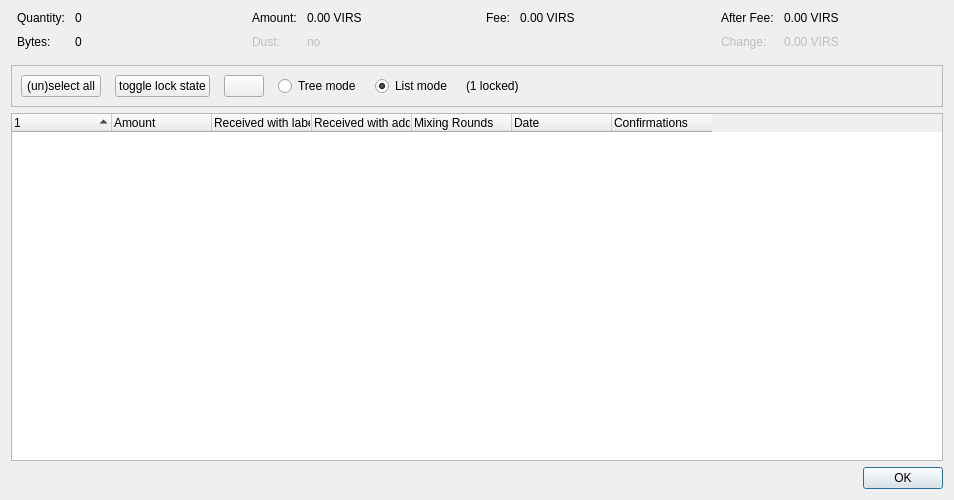
<?xml version="1.0" encoding="UTF-8"?>
<ui version="4.0">
 <class>CoinControlDialog</class>
 <widget class="QDialog" name="CoinControlDialog">
  <property name="geometry">
   <rect>
    <x>0</x>
    <y>0</y>
    <width>954</width>
    <height>500</height>
   </rect>
  </property>
  <property name="windowTitle">
   <string>Coin Selection</string>
  </property>
  <layout class="QVBoxLayout" name="verticalLayout">
   <item>
    <layout class="QHBoxLayout" name="horizontalLayoutTop" stretch="0,0,0,0">
     <property name="topMargin">
      <number>0</number>
     </property>
     <property name="bottomMargin">
      <number>10</number>
     </property>
     <item>
      <layout class="QFormLayout" name="formLayoutCoinControl1">
       <property name="horizontalSpacing">
        <number>10</number>
       </property>
       <property name="verticalSpacing">
        <number>10</number>
       </property>
       <property name="leftMargin">
        <number>6</number>
       </property>
       <property name="rightMargin">
        <number>6</number>
       </property>
       <item row="0" column="0">
        <widget class="QLabel" name="labelCoinControlQuantityText">
         <property name="text">
          <string>Quantity:</string>
         </property>
        </widget>
       </item>
       <item row="0" column="1">
        <widget class="QLabel" name="labelCoinControlQuantity">
         <property name="cursor">
          <cursorShape>IBeamCursor</cursorShape>
         </property>
         <property name="contextMenuPolicy">
          <enum>Qt::ActionsContextMenu</enum>
         </property>
         <property name="text">
          <string notr="true">0</string>
         </property>
         <property name="textInteractionFlags">
          <set>Qt::LinksAccessibleByMouse|Qt::TextSelectableByKeyboard|Qt::TextSelectableByMouse</set>
         </property>
        </widget>
       </item>
       <item row="1" column="0">
        <widget class="QLabel" name="labelCoinControlBytesText">
         <property name="text">
          <string>Bytes:</string>
         </property>
        </widget>
       </item>
       <item row="1" column="1">
        <widget class="QLabel" name="labelCoinControlBytes">
         <property name="cursor">
          <cursorShape>IBeamCursor</cursorShape>
         </property>
         <property name="contextMenuPolicy">
          <enum>Qt::ActionsContextMenu</enum>
         </property>
         <property name="text">
          <string notr="true">0</string>
         </property>
         <property name="textInteractionFlags">
          <set>Qt::LinksAccessibleByMouse|Qt::TextSelectableByKeyboard|Qt::TextSelectableByMouse</set>
         </property>
        </widget>
       </item>
      </layout>
     </item>
     <item>
      <layout class="QFormLayout" name="formLayoutCoinControl2">
       <property name="horizontalSpacing">
        <number>10</number>
       </property>
       <property name="verticalSpacing">
        <number>10</number>
       </property>
       <property name="leftMargin">
        <number>6</number>
       </property>
       <property name="rightMargin">
        <number>6</number>
       </property>
       <item row="0" column="0">
        <widget class="QLabel" name="labelCoinControlAmountText">
         <property name="text">
          <string>Amount:</string>
         </property>
        </widget>
       </item>
       <item row="0" column="1">
        <widget class="QLabel" name="labelCoinControlAmount">
         <property name="cursor">
          <cursorShape>IBeamCursor</cursorShape>
         </property>
         <property name="contextMenuPolicy">
          <enum>Qt::ActionsContextMenu</enum>
         </property>
         <property name="text">
          <string notr="true">0.00 VIRS</string>
         </property>
         <property name="textInteractionFlags">
          <set>Qt::LinksAccessibleByMouse|Qt::TextSelectableByKeyboard|Qt::TextSelectableByMouse</set>
         </property>
        </widget>
       </item>
       <item row="1" column="0">
        <widget class="QLabel" name="labelCoinControlLowOutputText">
         <property name="enabled">
          <bool>false</bool>
         </property>
         <property name="text">
          <string>Dust:</string>
         </property>
        </widget>
       </item>
       <item row="1" column="1">
        <widget class="QLabel" name="labelCoinControlLowOutput">
         <property name="enabled">
          <bool>false</bool>
         </property>
         <property name="cursor">
          <cursorShape>IBeamCursor</cursorShape>
         </property>
         <property name="contextMenuPolicy">
          <enum>Qt::ActionsContextMenu</enum>
         </property>
         <property name="text">
          <string notr="true">no</string>
         </property>
         <property name="textInteractionFlags">
          <set>Qt::LinksAccessibleByMouse|Qt::TextSelectableByKeyboard|Qt::TextSelectableByMouse</set>
         </property>
        </widget>
       </item>
      </layout>
     </item>
     <item>
      <layout class="QFormLayout" name="formLayoutCoinControl3">
       <property name="horizontalSpacing">
        <number>10</number>
       </property>
       <property name="verticalSpacing">
        <number>10</number>
       </property>
       <property name="leftMargin">
        <number>6</number>
       </property>
       <property name="rightMargin">
        <number>6</number>
       </property>
       <item row="0" column="0">
        <widget class="QLabel" name="labelCoinControlFeeText">
         <property name="text">
          <string>Fee:</string>
         </property>
        </widget>
       </item>
       <item row="0" column="1">
        <widget class="QLabel" name="labelCoinControlFee">
         <property name="cursor">
          <cursorShape>IBeamCursor</cursorShape>
         </property>
         <property name="contextMenuPolicy">
          <enum>Qt::ActionsContextMenu</enum>
         </property>
         <property name="text">
          <string notr="true">0.00 VIRS</string>
         </property>
         <property name="textInteractionFlags">
          <set>Qt::LinksAccessibleByMouse|Qt::TextSelectableByKeyboard|Qt::TextSelectableByMouse</set>
         </property>
        </widget>
       </item>
      </layout>
     </item>
     <item>
      <layout class="QFormLayout" name="formLayoutCoinControl4">
       <property name="horizontalSpacing">
        <number>10</number>
       </property>
       <property name="verticalSpacing">
        <number>10</number>
       </property>
       <property name="leftMargin">
        <number>6</number>
       </property>
       <property name="rightMargin">
        <number>6</number>
       </property>
       <item row="0" column="0">
        <widget class="QLabel" name="labelCoinControlAfterFeeText">
         <property name="text">
          <string>After Fee:</string>
         </property>
        </widget>
       </item>
       <item row="0" column="1">
        <widget class="QLabel" name="labelCoinControlAfterFee">
         <property name="cursor">
          <cursorShape>IBeamCursor</cursorShape>
         </property>
         <property name="contextMenuPolicy">
          <enum>Qt::ActionsContextMenu</enum>
         </property>
         <property name="text">
          <string notr="true">0.00 VIRS</string>
         </property>
         <property name="textInteractionFlags">
          <set>Qt::LinksAccessibleByMouse|Qt::TextSelectableByKeyboard|Qt::TextSelectableByMouse</set>
         </property>
        </widget>
       </item>
       <item row="1" column="0">
        <widget class="QLabel" name="labelCoinControlChangeText">
         <property name="enabled">
          <bool>false</bool>
         </property>
         <property name="text">
          <string>Change:</string>
         </property>
        </widget>
       </item>
       <item row="1" column="1">
        <widget class="QLabel" name="labelCoinControlChange">
         <property name="enabled">
          <bool>false</bool>
         </property>
         <property name="cursor">
          <cursorShape>IBeamCursor</cursorShape>
         </property>
         <property name="contextMenuPolicy">
          <enum>Qt::ActionsContextMenu</enum>
         </property>
         <property name="text">
          <string notr="true">0.00 VIRS</string>
         </property>
         <property name="textInteractionFlags">
          <set>Qt::LinksAccessibleByMouse|Qt::TextSelectableByKeyboard|Qt::TextSelectableByMouse</set>
         </property>
        </widget>
       </item>
      </layout>
     </item>
    </layout>
   </item>
   <item>
    <widget class="QFrame" name="frame">
     <property name="minimumSize">
      <size>
       <width>0</width>
       <height>40</height>
      </size>
     </property>
     <property name="frameShape">
      <enum>QFrame::StyledPanel</enum>
     </property>
     <property name="frameShadow">
      <enum>QFrame::Sunken</enum>
     </property>
     <layout class="QHBoxLayout" name="horizontalLayout">
      <item>
       <layout class="QHBoxLayout" name="horizontalLayoutPanel" stretch="0,0,0,0,0,0,0">
        <property name="spacing">
         <number>14</number>
        </property>
        <item>
         <widget class="QPushButton" name="pushButtonSelectAll">
          <property name="sizePolicy">
           <sizepolicy hsizetype="Maximum" vsizetype="Fixed">
            <horstretch>0</horstretch>
            <verstretch>0</verstretch>
           </sizepolicy>
          </property>
          <property name="text">
           <string>(un)select all</string>
          </property>
          <property name="autoDefault">
           <bool>false</bool>
          </property>
         </widget>
        </item>
        <item>
         <widget class="QPushButton" name="pushButtonToggleLock">
          <property name="sizePolicy">
           <sizepolicy hsizetype="Maximum" vsizetype="Fixed">
            <horstretch>0</horstretch>
            <verstretch>0</verstretch>
           </sizepolicy>
          </property>
          <property name="text">
           <string>toggle lock state</string>
          </property>
          <property name="autoDefault">
           <bool>false</bool>
          </property>
         </widget>
        </item>
        <item>
         <widget class="QPushButton" name="hideButton">
          <property name="sizePolicy">
           <sizepolicy hsizetype="Maximum" vsizetype="Fixed">
            <horstretch>0</horstretch>
            <verstretch>0</verstretch>
           </sizepolicy>
          </property>
          <property name="text">
           <string/>
          </property>
          <property name="autoDefault">
           <bool>false</bool>
          </property>
         </widget>
        </item>
        <item>
         <widget class="QRadioButton" name="radioTreeMode">
          <property name="sizePolicy">
           <sizepolicy hsizetype="Maximum" vsizetype="Fixed">
            <horstretch>0</horstretch>
            <verstretch>0</verstretch>
           </sizepolicy>
          </property>
          <property name="text">
           <string>Tree mode</string>
          </property>
         </widget>
        </item>
        <item>
         <widget class="QRadioButton" name="radioListMode">
          <property name="sizePolicy">
           <sizepolicy hsizetype="Maximum" vsizetype="Fixed">
            <horstretch>0</horstretch>
            <verstretch>0</verstretch>
           </sizepolicy>
          </property>
          <property name="text">
           <string>List mode</string>
          </property>
          <property name="checked">
           <bool>true</bool>
          </property>
         </widget>
        </item>
        <item>
         <widget class="QLabel" name="labelLocked">
          <property name="text">
           <string>(1 locked)</string>
          </property>
         </widget>
        </item>
        <item>
         <spacer name="horizontalSpacer">
          <property name="orientation">
           <enum>Qt::Horizontal</enum>
          </property>
          <property name="sizeHint" stdset="0">
           <size>
            <width>40</width>
            <height>20</height>
           </size>
          </property>
         </spacer>
        </item>
       </layout>
      </item>
     </layout>
    </widget>
   </item>
   <item>
    <widget class="CoinControlTreeWidget" name="treeWidget">
     <property name="contextMenuPolicy">
      <enum>Qt::CustomContextMenu</enum>
     </property>
     <property name="sortingEnabled">
      <bool>false</bool>
     </property>
     <property name="columnCount">
      <number>7</number>
     </property>
     <attribute name="headerShowSortIndicator" stdset="0">
      <bool>true</bool>
     </attribute>
     <attribute name="headerStretchLastSection">
      <bool>false</bool>
     </attribute>
     <column>
      <property name="text">
       <string/>
      </property>
     </column>
     <column>
      <property name="text">
       <string>Amount</string>
      </property>
     </column>
     <column>
      <property name="text">
       <string>Received with label</string>
      </property>
     </column>
     <column>
      <property name="text">
       <string>Received with address</string>
      </property>
     </column>
     <column>
      <property name="text">
       <string>Mixing Rounds</string>
      </property>
     </column>
     <column>
      <property name="text">
       <string>Date</string>
      </property>
     </column>
     <column>
      <property name="text">
       <string>Confirmations</string>
      </property>
      <property name="toolTip">
       <string>Confirmed</string>
      </property>
     </column>
    </widget>
   </item>
   <item>
    <widget class="QDialogButtonBox" name="buttonBox">
     <property name="orientation">
      <enum>Qt::Horizontal</enum>
     </property>
     <property name="standardButtons">
      <set>QDialogButtonBox::Ok</set>
     </property>
    </widget>
   </item>
  </layout>
 </widget>
 <customwidgets>
  <customwidget>
   <class>CoinControlTreeWidget</class>
   <extends>QTreeWidget</extends>
   <header>qt/coincontroltreewidget.h</header>
  </customwidget>
 </customwidgets>
 <resources/>
 <connections/>
</ui>
